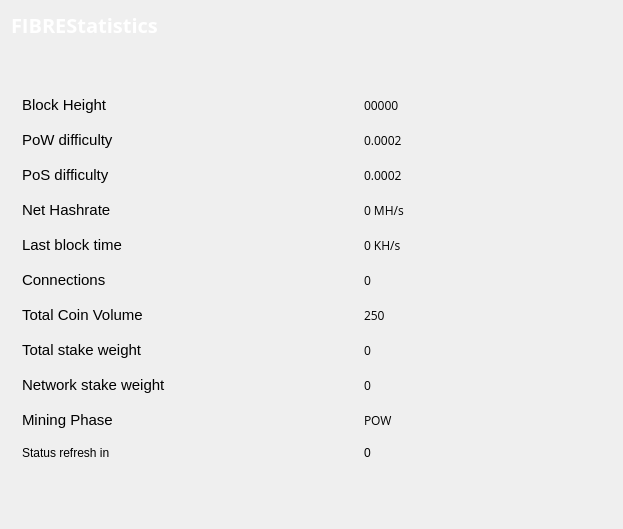
<?xml version="1.0" encoding="UTF-8"?>
<ui version="4.0">
 <class>StatisticsPage</class>
 <widget class="QWidget" name="StatisticsPage">
  <property name="windowModality">
   <enum>Qt::NonModal</enum>
  </property>
  <property name="geometry">
   <rect>
    <x>0</x>
    <y>0</y>
    <width>623</width>
    <height>529</height>
   </rect>
  </property>
  <property name="windowTitle">
   <string>Digging</string>
  </property>
  <layout class="QGridLayout" name="gridLayout">
   <property name="sizeConstraint">
    <enum>QLayout::SetMaximumSize</enum>
   </property>
   <item row="3" column="0">
    <spacer name="verticalSpacer">
     <property name="orientation">
      <enum>Qt::Vertical</enum>
     </property>
     <property name="sizeHint" stdset="0">
      <size>
       <width>20</width>
       <height>40</height>
      </size>
     </property>
    </spacer>
   </item>
   <item row="0" column="0">
    <widget class="QLabel" name="label_5">
     <property name="font">
      <font>
       <family>Open Sans,sans-serif</family>
      </font>
     </property>
     <property name="text">
      <string>&lt;html&gt;&lt;head/&gt;&lt;body&gt;&lt;p&gt;&lt;span style=&quot; font-size:20px; font-weight:600; color:#ffffff;&quot;&gt;FIBREStatistics&lt;/span&gt;&lt;/p&gt;&lt;/body&gt;&lt;/html&gt;</string>
     </property>
    </widget>
   </item>
   <item row="1" column="0">
    <widget class="QFrame" name="gridFrame_2">
     <property name="minimumSize">
      <size>
       <width>0</width>
       <height>0</height>
      </size>
     </property>
     <property name="styleSheet">
      <string notr="true"/>
     </property>
     <layout class="QGridLayout" name="gridLayout_4">
      <item row="1" column="0">
       <spacer name="verticalSpacer_2">
        <property name="orientation">
         <enum>Qt::Vertical</enum>
        </property>
        <property name="sizeHint" stdset="0">
         <size>
          <width>20</width>
          <height>40</height>
         </size>
        </property>
       </spacer>
      </item>
      <item row="2" column="0">
       <layout class="QFormLayout" name="formLayout_2">
        <property name="fieldGrowthPolicy">
         <enum>QFormLayout::FieldsStayAtSizeHint</enum>
        </property>
        <property name="labelAlignment">
         <set>Qt::AlignLeading|Qt::AlignLeft|Qt::AlignVCenter</set>
        </property>
        <property name="formAlignment">
         <set>Qt::AlignLeading|Qt::AlignLeft|Qt::AlignTop</set>
        </property>
        <property name="horizontalSpacing">
         <number>198</number>
        </property>
        <property name="verticalSpacing">
         <number>17</number>
        </property>
        <property name="rightMargin">
         <number>0</number>
        </property>
        <item row="1" column="0">
         <widget class="QLabel" name="label_14">
          <property name="text">
           <string>&lt;html&gt;&lt;head/&gt;&lt;body&gt;&lt;p&gt;&lt;span style=&quot; font-size:11pt;&quot;&gt;Block Height&lt;/span&gt;&lt;/p&gt;&lt;/body&gt;&lt;/html&gt;</string>
          </property>
          <property name="alignment">
           <set>Qt::AlignLeading|Qt::AlignLeft|Qt::AlignVCenter</set>
          </property>
         </widget>
        </item>
        <item row="1" column="1">
         <widget class="QLabel" name="heightBox">
          <property name="font">
           <font>
            <family>Open Sans,sans-serif</family>
            <pointsize>9</pointsize>
           </font>
          </property>
          <property name="text">
           <string>00000</string>
          </property>
         </widget>
        </item>
        <item row="2" column="0">
         <widget class="QLabel" name="label_13">
          <property name="text">
           <string>&lt;html&gt;&lt;head/&gt;&lt;body&gt;&lt;p&gt;&lt;span style=&quot; font-size:11pt;&quot;&gt;PoW difficulty&lt;/span&gt;&lt;/p&gt;&lt;/body&gt;&lt;/html&gt;</string>
          </property>
         </widget>
        </item>
        <item row="2" column="1">
         <widget class="QLabel" name="diffBox">
          <property name="font">
           <font>
            <family>Open Sans,sans-serif</family>
            <pointsize>9</pointsize>
           </font>
          </property>
          <property name="text">
           <string>0.0002</string>
          </property>
         </widget>
        </item>
        <item row="3" column="0">
         <widget class="QLabel" name="label_9">
          <property name="text">
           <string>&lt;html&gt;&lt;head/&gt;&lt;body&gt;&lt;p&gt;&lt;span style=&quot; font-size:11pt;&quot;&gt;PoS difficulty&lt;/span&gt;&lt;/p&gt;&lt;/body&gt;&lt;/html&gt;</string>
          </property>
         </widget>
        </item>
        <item row="3" column="1">
         <widget class="QLabel" name="diffBox2">
          <property name="font">
           <font>
            <family>Open Sans,sans-serif</family>
            <pointsize>9</pointsize>
           </font>
          </property>
          <property name="text">
           <string>0.0002</string>
          </property>
         </widget>
        </item>
        <item row="4" column="0">
         <widget class="QLabel" name="label_16">
          <property name="text">
           <string>&lt;html&gt;&lt;head/&gt;&lt;body&gt;&lt;p&gt;&lt;span style=&quot; font-size:11pt;&quot;&gt;Net Hashrate&lt;/span&gt;&lt;/p&gt;&lt;/body&gt;&lt;/html&gt;</string>
          </property>
         </widget>
        </item>
        <item row="4" column="1">
         <widget class="QLabel" name="pawrateBox">
          <property name="font">
           <font>
            <family>Open Sans,sans-serif</family>
            <pointsize>9</pointsize>
           </font>
          </property>
          <property name="text">
           <string>0 MH/s</string>
          </property>
         </widget>
        </item>
        <item row="5" column="0">
         <widget class="QLabel" name="label3_2">
          <property name="sizePolicy">
           <sizepolicy hsizetype="Preferred" vsizetype="Maximum">
            <horstretch>0</horstretch>
            <verstretch>0</verstretch>
           </sizepolicy>
          </property>
          <property name="text">
           <string>&lt;html&gt;&lt;head/&gt;&lt;body&gt;&lt;p&gt;&lt;span style=&quot; font-size:11pt;&quot;&gt;Last block time&lt;/span&gt;&lt;/p&gt;&lt;/body&gt;&lt;/html&gt;</string>
          </property>
         </widget>
        </item>
        <item row="5" column="1">
         <widget class="QLabel" name="localBox">
          <property name="font">
           <font>
            <family>Open Sans,sans-serif</family>
            <pointsize>9</pointsize>
           </font>
          </property>
          <property name="text">
           <string>0 KH/s</string>
          </property>
         </widget>
        </item>
        <item row="6" column="0">
         <widget class="QLabel" name="label1_2">
          <property name="text">
           <string>&lt;html&gt;&lt;head/&gt;&lt;body&gt;&lt;p&gt;&lt;span style=&quot; font-size:11pt;&quot;&gt;Connections&lt;/span&gt;&lt;/p&gt;&lt;/body&gt;&lt;/html&gt;</string>
          </property>
         </widget>
        </item>
        <item row="6" column="1">
         <widget class="QLabel" name="connectionBox">
          <property name="font">
           <font>
            <family>Open Sans,sans-serif</family>
            <pointsize>9</pointsize>
           </font>
          </property>
          <property name="text">
           <string>0</string>
          </property>
         </widget>
        </item>
        <item row="7" column="0">
         <widget class="QLabel" name="label_8">
          <property name="text">
           <string>&lt;html&gt;&lt;head/&gt;&lt;body&gt;&lt;p&gt;&lt;span style=&quot; font-size:11pt;&quot;&gt;Total Coin Volume&lt;/span&gt;&lt;/p&gt;&lt;/body&gt;&lt;/html&gt;</string>
          </property>
         </widget>
        </item>
        <item row="7" column="1">
         <widget class="QLabel" name="volumeBox">
          <property name="font">
           <font>
            <family>Open Sans,sans-serif</family>
            <pointsize>9</pointsize>
           </font>
          </property>
          <property name="text">
           <string>250</string>
          </property>
         </widget>
        </item>
        <item row="8" column="0">
         <widget class="QLabel" name="label_10">
          <property name="text">
           <string>&lt;html&gt;&lt;head/&gt;&lt;body&gt;&lt;p&gt;&lt;span style=&quot; font-size:11pt;&quot;&gt;Total stake weight&lt;/span&gt;&lt;/p&gt;&lt;/body&gt;&lt;/html&gt;</string>
          </property>
         </widget>
        </item>
        <item row="8" column="1">
         <widget class="QLabel" name="minBox">
          <property name="font">
           <font>
            <family>Open Sans,sans-serif</family>
            <pointsize>9</pointsize>
           </font>
          </property>
          <property name="text">
           <string>0</string>
          </property>
         </widget>
        </item>
        <item row="9" column="0">
         <widget class="QLabel" name="label_11">
          <property name="text">
           <string>&lt;html&gt;&lt;head/&gt;&lt;body&gt;&lt;p&gt;&lt;span style=&quot; font-size:11pt;&quot;&gt;Network stake weight&lt;/span&gt;&lt;/p&gt;&lt;/body&gt;&lt;/html&gt;</string>
          </property>
         </widget>
        </item>
        <item row="9" column="1">
         <widget class="QLabel" name="maxBox">
          <property name="font">
           <font>
            <family>Open Sans,sans-serif</family>
            <pointsize>9</pointsize>
           </font>
          </property>
          <property name="text">
           <string>0</string>
          </property>
         </widget>
        </item>
        <item row="10" column="0">
         <widget class="QLabel" name="label_15">
          <property name="text">
           <string>&lt;html&gt;&lt;head/&gt;&lt;body&gt;&lt;p&gt;&lt;span style=&quot; font-size:11pt;&quot;&gt;Mining Phase&lt;/span&gt;&lt;/p&gt;&lt;/body&gt;&lt;/html&gt;</string>
          </property>
         </widget>
        </item>
        <item row="10" column="1">
         <widget class="QLabel" name="cBox">
          <property name="font">
           <font>
            <family>Open Sans,sans-serif</family>
            <pointsize>9</pointsize>
           </font>
          </property>
          <property name="text">
           <string>POW</string>
          </property>
         </widget>
        </item>
        <item row="11" column="0">
         <widget class="QLabel" name="label_2">
          <property name="text">
           <string>Status refresh in</string>
          </property>
         </widget>
        </item>
        <item row="11" column="1">
         <widget class="QLabel" name="labelCountDown">
          <property name="text">
           <string>0</string>
          </property>
         </widget>
        </item>
       </layout>
      </item>
     </layout>
    </widget>
   </item>
  </layout>
 </widget>
 <layoutdefault spacing="6" margin="11"/>
 <resources/>
 <connections/>
</ui>
